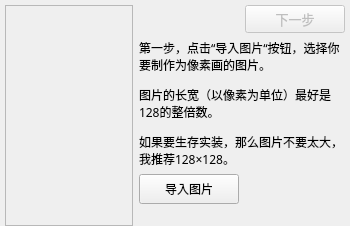
        <widget class="QWidget" name="PageImPic">
         <property name="sizePolicy">
          <sizepolicy hsizetype="Expanding" vsizetype="Expanding">
           <horstretch>0</horstretch>
           <verstretch>0</verstretch>
          </sizepolicy>
         </property>
         <property name="maximumSize">
          <size>
           <width>65536</width>
           <height>65536</height>
          </size>
         </property>
         <property name="autoFillBackground">
          <bool>true</bool>
         </property>
         <property name="styleSheet">
          <string notr="true"/>
         </property>
         <layout class="QHBoxLayout" name="Page1" stretch="3,1">
          <property name="leftMargin">
           <number>5</number>
          </property>
          <property name="topMargin">
           <number>5</number>
          </property>
          <property name="rightMargin">
           <number>5</number>
          </property>
          <property name="bottomMargin">
           <number>0</number>
          </property>
          <item>
           <widget class="QLabel" name="ShowRawPic">
            <property name="sizePolicy">
             <sizepolicy hsizetype="Expanding" vsizetype="Expanding">
              <horstretch>0</horstretch>
              <verstretch>0</verstretch>
             </sizepolicy>
            </property>
            <property name="minimumSize">
             <size>
              <width>128</width>
              <height>128</height>
             </size>
            </property>
            <property name="frameShape">
             <enum>QFrame::StyledPanel</enum>
            </property>
            <property name="text">
             <string/>
            </property>
            <property name="pixmap">
             <pixmap resource="Pics.qrc">:/new/Pic/BG2.png</pixmap>
            </property>
            <property name="scaledContents">
             <bool>true</bool>
            </property>
            <property name="alignment">
             <set>Qt::AlignCenter</set>
            </property>
           </widget>
          </item>
          <item>
           <layout class="QGridLayout" name="gridLayout" rowstretch="0,0,0,0" rowminimumheight="1,2,1,4">
            <item row="0" column="1">
             <widget class="QPushButton" name="NextPage">
              <property name="enabled">
               <bool>false</bool>
              </property>
              <property name="sizePolicy">
               <sizepolicy hsizetype="Fixed" vsizetype="Minimum">
                <horstretch>0</horstretch>
                <verstretch>0</verstretch>
               </sizepolicy>
              </property>
              <property name="minimumSize">
               <size>
                <width>100</width>
                <height>20</height>
               </size>
              </property>
              <property name="sizeIncrement">
               <size>
                <width>5</width>
                <height>2</height>
               </size>
              </property>
              <property name="font">
               <font>
                <family>微软雅黑</family>
                <pointsize>10</pointsize>
               </font>
              </property>
              <property name="text">
               <string>下一步</string>
              </property>
             </widget>
            </item>
            <item row="3" column="0" colspan="2">
             <widget class="QLabel" name="IntroPicInfo">
              <property name="sizePolicy">
               <sizepolicy hsizetype="Preferred" vsizetype="Expanding">
                <horstretch>0</horstretch>
                <verstretch>0</verstretch>
               </sizepolicy>
              </property>
              <property name="font">
               <font>
                <family>微软雅黑</family>
               </font>
              </property>
              <property name="text">
               <string/>
              </property>
              <property name="wordWrap">
               <bool>true</bool>
              </property>
             </widget>
            </item>
            <item row="1" column="0" colspan="2">
             <widget class="QLabel" name="label_6">
              <property name="sizePolicy">
               <sizepolicy hsizetype="Preferred" vsizetype="Expanding">
                <horstretch>0</horstretch>
                <verstretch>0</verstretch>
               </sizepolicy>
              </property>
              <property name="font">
               <font>
                <family>微软雅黑</family>
               </font>
              </property>
              <property name="text">
               <string>&lt;html&gt;&lt;head/&gt;&lt;body&gt;&lt;p&gt;第一步，点击“导入图片“按钮，选择你要制作为像素画的图片。&lt;/p&gt;&lt;p&gt;图片的长宽（以像素为单位）最好是128的整倍数。&lt;/p&gt;&lt;p&gt;如果要生存实装，那么图片不要太大，我推荐128×128。&lt;/p&gt;&lt;/body&gt;&lt;/html&gt;</string>
              </property>
              <property name="textFormat">
               <enum>Qt::AutoText</enum>
              </property>
              <property name="wordWrap">
               <bool>true</bool>
              </property>
             </widget>
            </item>
            <item row="2" column="0">
             <widget class="QPushButton" name="ImportPic">
              <property name="sizePolicy">
               <sizepolicy hsizetype="Fixed" vsizetype="Minimum">
                <horstretch>0</horstretch>
                <verstretch>0</verstretch>
               </sizepolicy>
              </property>
              <property name="minimumSize">
               <size>
                <width>100</width>
                <height>30</height>
               </size>
              </property>
              <property name="sizeIncrement">
               <size>
                <width>5</width>
                <height>2</height>
               </size>
              </property>
              <property name="font">
               <font>
                <family>微软雅黑</family>
                <pointsize>9</pointsize>
               </font>
              </property>
              <property name="layoutDirection">
               <enum>Qt::LeftToRight</enum>
              </property>
              <property name="autoFillBackground">
               <bool>false</bool>
              </property>
              <property name="text">
               <string>导入图片</string>
              </property>
             </widget>
            </item>
           </layout>
          </item>
         </layout>
        </widget>
